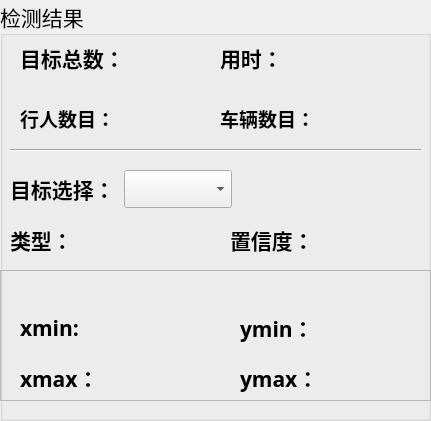
    <widget class="QGroupBox" name="groupBox_2">
     <property name="geometry">
      <rect>
       <x>0</x>
       <y>180</y>
       <width>431</width>
       <height>421</height>
      </rect>
     </property>
     <property name="font">
      <font>
       <family>华文楷体</family>
       <pointsize>16</pointsize>
      </font>
     </property>
     <property name="title">
      <string>检测结果</string>
     </property>
     <widget class="QFrame" name="frame_6">
      <property name="geometry">
       <rect>
        <x>0</x>
        <y>270</y>
        <width>431</width>
        <height>131</height>
       </rect>
      </property>
      <property name="frameShape">
       <enum>QFrame::StyledPanel</enum>
      </property>
      <property name="frameShadow">
       <enum>QFrame::Raised</enum>
      </property>
      <widget class="QLabel" name="label_4">
       <property name="geometry">
        <rect>
         <x>10</x>
         <y>0</y>
         <width>131</width>
         <height>41</height>
        </rect>
       </property>
       <property name="font">
        <font>
         <family>华文楷体</family>
         <pointsize>16</pointsize>
        </font>
       </property>
       
      </widget>
      <widget class="QWidget" name="layoutWidget">
       <property name="geometry">
        <rect>
         <x>20</x>
         <y>40</y>
         <width>161</width>
         <height>37</height>
        </rect>
       </property>
       <layout class="QHBoxLayout" name="horizontalLayout">
        <item>
         <widget class="QLabel" name="label_6">
          <property name="font">
           <font>
            <family>华文楷体</family>
            <pointsize>16</pointsize>
            <weight>50</weight>
            <bold>false</bold>
           </font>
          </property>
          <property name="text">
           <string>&lt;html&gt;&lt;head/&gt;&lt;body&gt;&lt;p&gt;&lt;span style=&quot; font-weight:600;&quot;&gt;xmin:&lt;/span&gt;&lt;/p&gt;&lt;/body&gt;&lt;/html&gt;</string>
          </property>
         </widget>
        </item>
        <item>
         <widget class="QLabel" name="label_xmin">
          <property name="palette">
           <palette>
            <active>
             <colorrole role="WindowText">
              <brush brushstyle="SolidPattern">
               <color alpha="255">
                <red>255</red>
                <green>0</green>
                <blue>0</blue>
               </color>
              </brush>
             </colorrole>
            </active>
            <inactive>
             <colorrole role="WindowText">
              <brush brushstyle="SolidPattern">
               <color alpha="255">
                <red>255</red>
                <green>0</green>
                <blue>0</blue>
               </color>
              </brush>
             </colorrole>
            </inactive>
            <disabled>
             <colorrole role="WindowText">
              <brush brushstyle="SolidPattern">
               <color alpha="255">
                <red>120</red>
                <green>120</green>
                <blue>120</blue>
               </color>
              </brush>
             </colorrole>
            </disabled>
           </palette>
          </property>
          <property name="font">
           <font>
            <family>Arial</family>
            <pointsize>16</pointsize>
            <weight>75</weight>
            <bold>true</bold>
           </font>
          </property>
          <property name="text">
           <string/>
          </property>
         </widget>
        </item>
       </layout>
      </widget>
      <widget class="QWidget" name="layoutWidget">
       <property name="geometry">
        <rect>
         <x>240</x>
         <y>40</y>
         <width>161</width>
         <height>37</height>
        </rect>
       </property>
       <layout class="QHBoxLayout" name="horizontalLayout_2">
        <item>
         <widget class="QLabel" name="label_8">
          <property name="text">
           <string>&lt;html&gt;&lt;head/&gt;&lt;body&gt;&lt;p&gt;&lt;span style=&quot; font-weight:600;&quot;&gt;ymin：&lt;/span&gt;&lt;/p&gt;&lt;/body&gt;&lt;/html&gt;</string>
          </property>
         </widget>
        </item>
        <item>
         <widget class="QLabel" name="label_ymin">
          <property name="palette">
           <palette>
            <active>
             <colorrole role="WindowText">
              <brush brushstyle="SolidPattern">
               <color alpha="255">
                <red>255</red>
                <green>0</green>
                <blue>0</blue>
               </color>
              </brush>
             </colorrole>
            </active>
            <inactive>
             <colorrole role="WindowText">
              <brush brushstyle="SolidPattern">
               <color alpha="255">
                <red>255</red>
                <green>0</green>
                <blue>0</blue>
               </color>
              </brush>
             </colorrole>
            </inactive>
            <disabled>
             <colorrole role="WindowText">
              <brush brushstyle="SolidPattern">
               <color alpha="255">
                <red>120</red>
                <green>120</green>
                <blue>120</blue>
               </color>
              </brush>
             </colorrole>
            </disabled>
           </palette>
          </property>
          <property name="font">
           <font>
            <family>Arial</family>
            <pointsize>16</pointsize>
            <weight>75</weight>
            <bold>true</bold>
           </font>
          </property>
          <property name="text">
           <string/>
          </property>
         </widget>
        </item>
       </layout>
      </widget>
      <widget class="QWidget" name="layoutWidget">
       <property name="geometry">
        <rect>
         <x>20</x>
         <y>90</y>
         <width>161</width>
         <height>37</height>
        </rect>
       </property>
       <layout class="QHBoxLayout" name="horizontalLayout_3">
        <item>
         <widget class="QLabel" name="label_7">
          <property name="text">
           <string>&lt;html&gt;&lt;head/&gt;&lt;body&gt;&lt;p&gt;&lt;span style=&quot; font-weight:600;&quot;&gt;xmax：&lt;/span&gt;&lt;/p&gt;&lt;/body&gt;&lt;/html&gt;</string>
          </property>
         </widget>
        </item>
        <item>
         <widget class="QLabel" name="label_xmax">
          <property name="palette">
           <palette>
            <active>
             <colorrole role="WindowText">
              <brush brushstyle="SolidPattern">
               <color alpha="255">
                <red>255</red>
                <green>0</green>
                <blue>0</blue>
               </color>
              </brush>
             </colorrole>
            </active>
            <inactive>
             <colorrole role="WindowText">
              <brush brushstyle="SolidPattern">
               <color alpha="255">
                <red>255</red>
                <green>0</green>
                <blue>0</blue>
               </color>
              </brush>
             </colorrole>
            </inactive>
            <disabled>
             <colorrole role="WindowText">
              <brush brushstyle="SolidPattern">
               <color alpha="255">
                <red>120</red>
                <green>120</green>
                <blue>120</blue>
               </color>
              </brush>
             </colorrole>
            </disabled>
           </palette>
          </property>
          <property name="font">
           <font>
            <family>Arial</family>
            <pointsize>16</pointsize>
            <weight>75</weight>
            <bold>true</bold>
           </font>
          </property>
          <property name="text">
           <string/>
          </property>
         </widget>
        </item>
       </layout>
      </widget>
      <widget class="QWidget" name="layoutWidget">
       <property name="geometry">
        <rect>
         <x>240</x>
         <y>90</y>
         <width>161</width>
         <height>37</height>
        </rect>
       </property>
       <layout class="QHBoxLayout" name="horizontalLayout_4">
        <item>
         <widget class="QLabel" name="label_9">
          <property name="text">
           <string>&lt;html&gt;&lt;head/&gt;&lt;body&gt;&lt;p&gt;&lt;span style=&quot; font-weight:600;&quot;&gt;ymax：&lt;/span&gt;&lt;/p&gt;&lt;/body&gt;&lt;/html&gt;</string>
          </property>
         </widget>
        </item>
        <item>
         <widget class="QLabel" name="label_ymax">
          <property name="palette">
           <palette>
            <active>
             <colorrole role="WindowText">
              <brush brushstyle="SolidPattern">
               <color alpha="255">
                <red>255</red>
                <green>0</green>
                <blue>0</blue>
               </color>
              </brush>
             </colorrole>
            </active>
            <inactive>
             <colorrole role="WindowText">
              <brush brushstyle="SolidPattern">
               <color alpha="255">
                <red>255</red>
                <green>0</green>
                <blue>0</blue>
               </color>
              </brush>
             </colorrole>
            </inactive>
            <disabled>
             <colorrole role="WindowText">
              <brush brushstyle="SolidPattern">
               <color alpha="255">
                <red>120</red>
                <green>120</green>
                <blue>120</blue>
               </color>
              </brush>
             </colorrole>
            </disabled>
           </palette>
          </property>
          <property name="font">
           <font>
            <family>Arial</family>
            <pointsize>16</pointsize>
            <weight>75</weight>
            <bold>true</bold>
           </font>
          </property>
          <property name="text">
           <string/>
          </property>
         </widget>
        </item>
       </layout>
      </widget>
     </widget>
     <widget class="QWidget" name="layoutWidget">
      <property name="geometry">
       <rect>
        <x>20</x>
        <y>40</y>
        <width>191</width>
        <height>37</height>
       </rect>
      </property>
      <layout class="QHBoxLayout" name="horizontalLayout_5">
       <item>
        <widget class="QLabel" name="label">
         <property name="text">
          <string>&lt;html&gt;&lt;head/&gt;&lt;body&gt;&lt;p&gt;&lt;span style=&quot; font-weight:600;&quot;&gt;目标总数：&lt;/span&gt;&lt;/p&gt;&lt;/body&gt;&lt;/html&gt;</string>
         </property>
        </widget>
       </item>
       <item>
        <widget class="QLabel" name="label_nums">
         <property name="palette">
          <palette>
           <active>
            <colorrole role="WindowText">
             <brush brushstyle="SolidPattern">
              <color alpha="255">
               <red>255</red>
               <green>0</green>
               <blue>0</blue>
              </color>
             </brush>
            </colorrole>
            <colorrole role="Text">
             <brush brushstyle="SolidPattern">
              <color alpha="255">
               <red>0</red>
               <green>0</green>
               <blue>0</blue>
              </color>
             </brush>
            </colorrole>
            <colorrole role="PlaceholderText">
             <brush brushstyle="SolidPattern">
              <color alpha="128">
               <red>255</red>
               <green>0</green>
               <blue>0</blue>
              </color>
             </brush>
            </colorrole>
           </active>
           <inactive>
            <colorrole role="WindowText">
             <brush brushstyle="SolidPattern">
              <color alpha="255">
               <red>255</red>
               <green>0</green>
               <blue>0</blue>
              </color>
             </brush>
            </colorrole>
            <colorrole role="Text">
             <brush brushstyle="SolidPattern">
              <color alpha="255">
               <red>0</red>
               <green>0</green>
               <blue>0</blue>
              </color>
             </brush>
            </colorrole>
            <colorrole role="PlaceholderText">
             <brush brushstyle="SolidPattern">
              <color alpha="128">
               <red>255</red>
               <green>0</green>
               <blue>0</blue>
              </color>
             </brush>
            </colorrole>
           </inactive>
           <disabled>
            <colorrole role="WindowText">
             <brush brushstyle="SolidPattern">
              <color alpha="255">
               <red>120</red>
               <green>120</green>
               <blue>120</blue>
              </color>
             </brush>
            </colorrole>
            <colorrole role="Text">
             <brush brushstyle="SolidPattern">
              <color alpha="255">
               <red>120</red>
               <green>120</green>
               <blue>120</blue>
              </color>
             </brush>
            </colorrole>
            <colorrole role="PlaceholderText">
             <brush brushstyle="SolidPattern">
              <color alpha="128">
               <red>0</red>
               <green>0</green>
               <blue>0</blue>
              </color>
             </brush>
            </colorrole>
           </disabled>
          </palette>
         </property>
         <property name="font">
          <font>
           <family>Arial</family>
           <pointsize>16</pointsize>
           <weight>75</weight>
           <bold>true</bold>
          </font>
         </property>
         <property name="text">
          <string/>
         </property>
        </widget>
       </item>
      </layout>
     </widget>
     <widget class="QWidget" name="layoutWidget">
      <property name="geometry">
       <rect>
        <x>10</x>
        <y>170</y>
        <width>222</width>
        <height>38</height>
       </rect>
      </property>
      <layout class="QHBoxLayout" name="horizontalLayout_6">
       <item>
        <widget class="QLabel" name="label_5">
         <property name="text">
          <string>&lt;html&gt;&lt;head/&gt;&lt;body&gt;&lt;p&gt;&lt;span style=&quot; font-weight:600;&quot;&gt;目标选择：&lt;/span&gt;&lt;/p&gt;&lt;/body&gt;&lt;/html&gt;</string>
         </property>
        </widget>
       </item>
       <item>
        <widget class="QComboBox" name="comboBox"/>
       </item>
      </layout>
     </widget>
     <widget class="QWidget" name="layoutWidget_2">
      <property name="geometry">
       <rect>
        <x>220</x>
        <y>40</y>
        <width>171</width>
        <height>37</height>
       </rect>
      </property>
      <layout class="QHBoxLayout" name="horizontalLayout_7">
       <item>
        <widget class="QLabel" name="label_10">
         <property name="text">
          <string>&lt;html&gt;&lt;head/&gt;&lt;body&gt;&lt;p&gt;&lt;span style=&quot; font-weight:600;&quot;&gt;用时：&lt;/span&gt;&lt;/p&gt;&lt;/body&gt;&lt;/html&gt;</string>
         </property>
        </widget>
       </item>
       <item>
        <widget class="QLabel" name="time_lb">
         <property name="palette">
          <palette>
           <active>
            <colorrole role="WindowText">
             <brush brushstyle="SolidPattern">
              <color alpha="255">
               <red>255</red>
               <green>0</green>
               <blue>0</blue>
              </color>
             </brush>
            </colorrole>
            <colorrole role="Text">
             <brush brushstyle="SolidPattern">
              <color alpha="255">
               <red>0</red>
               <green>0</green>
               <blue>0</blue>
              </color>
             </brush>
            </colorrole>
            <colorrole role="PlaceholderText">
             <brush brushstyle="SolidPattern">
              <color alpha="128">
               <red>255</red>
               <green>0</green>
               <blue>0</blue>
              </color>
             </brush>
            </colorrole>
           </active>
           <inactive>
            <colorrole role="WindowText">
             <brush brushstyle="SolidPattern">
              <color alpha="255">
               <red>255</red>
               <green>0</green>
               <blue>0</blue>
              </color>
             </brush>
            </colorrole>
            <colorrole role="Text">
             <brush brushstyle="SolidPattern">
              <color alpha="255">
               <red>0</red>
               <green>0</green>
               <blue>0</blue>
              </color>
             </brush>
            </colorrole>
            <colorrole role="PlaceholderText">
             <brush brushstyle="SolidPattern">
              <color alpha="128">
               <red>255</red>
               <green>0</green>
               <blue>0</blue>
              </color>
             </brush>
            </colorrole>
           </inactive>
           <disabled>
            <colorrole role="WindowText">
             <brush brushstyle="SolidPattern">
              <color alpha="255">
               <red>120</red>
               <green>120</green>
               <blue>120</blue>
              </color>
             </brush>
            </colorrole>
            <colorrole role="Text">
             <brush brushstyle="SolidPattern">
              <color alpha="255">
               <red>120</red>
               <green>120</green>
               <blue>120</blue>
              </color>
             </brush>
            </colorrole>
            <colorrole role="PlaceholderText">
             <brush brushstyle="SolidPattern">
              <color alpha="128">
               <red>0</red>
               <green>0</green>
               <blue>0</blue>
              </color>
             </brush>
            </colorrole>
           </disabled>
          </palette>
         </property>
         <property name="font">
          <font>
           <family>Arial</family>
           <pointsize>16</pointsize>
           <weight>75</weight>
           <bold>true</bold>
          </font>
         </property>
         <property name="text">
          <string/>
         </property>
        </widget>
       </item>
      </layout>
     </widget>
     <widget class="QWidget" name="layoutWidget">
      <property name="geometry">
       <rect>
        <x>230</x>
        <y>220</y>
        <width>181</width>
        <height>41</height>
       </rect>
      </property>
      <layout class="QHBoxLayout" name="horizontalLayout_8">
       <item>
        <widget class="QLabel" name="label_11">
         <property name="text">
          <string>&lt;html&gt;&lt;head/&gt;&lt;body&gt;&lt;p&gt;&lt;span style=&quot; font-weight:600;&quot;&gt;置信度：&lt;/span&gt;&lt;/p&gt;&lt;/body&gt;&lt;/html&gt;</string>
         </property>
        </widget>
       </item>
       <item>
        <widget class="QLabel" name="label_conf">
         <property name="palette">
          <palette>
           <active>
            <colorrole role="WindowText">
             <brush brushstyle="SolidPattern">
              <color alpha="255">
               <red>255</red>
               <green>0</green>
               <blue>0</blue>
              </color>
             </brush>
            </colorrole>
           </active>
           <inactive>
            <colorrole role="WindowText">
             <brush brushstyle="SolidPattern">
              <color alpha="255">
               <red>255</red>
               <green>0</green>
               <blue>0</blue>
              </color>
             </brush>
            </colorrole>
           </inactive>
           <disabled>
            <colorrole role="WindowText">
             <brush brushstyle="SolidPattern">
              <color alpha="255">
               <red>120</red>
               <green>120</green>
               <blue>120</blue>
              </color>
             </brush>
            </colorrole>
           </disabled>
          </palette>
         </property>
         <property name="font">
          <font>
           <family>Arial</family>
           <pointsize>16</pointsize>
           <weight>75</weight>
           <bold>true</bold>
          </font>
         </property>
         <property name="text">
          <string/>
         </property>
        </widget>
       </item>
      </layout>
     </widget>
     <widget class="QWidget" name="layoutWidget_3">
      <property name="geometry">
       <rect>
        <x>10</x>
        <y>220</y>
        <width>191</width>
        <height>41</height>
       </rect>
      </property>
      <layout class="QHBoxLayout" name="horizontalLayout_9">
       <item>
        <widget class="QLabel" name="label_13">
         <property name="maximumSize">
          <size>
           <width>60</width>
           <height>16777215</height>
          </size>
         </property>
         <property name="text">
          <string>&lt;html&gt;&lt;head/&gt;&lt;body&gt;&lt;p&gt;&lt;span style=&quot; font-weight:600;&quot;&gt;类型：&lt;/span&gt;&lt;/p&gt;&lt;/body&gt;&lt;/html&gt;</string>
         </property>
        </widget>
       </item>
       <item>
        <widget class="QLabel" name="type_lb">
         <property name="palette">
          <palette>
           <active>
            <colorrole role="WindowText">
             <brush brushstyle="SolidPattern">
              <color alpha="255">
               <red>255</red>
               <green>0</green>
               <blue>0</blue>
              </color>
             </brush>
            </colorrole>
           </active>
           <inactive>
            <colorrole role="WindowText">
             <brush brushstyle="SolidPattern">
              <color alpha="255">
               <red>255</red>
               <green>0</green>
               <blue>0</blue>
              </color>
             </brush>
            </colorrole>
           </inactive>
           <disabled>
            <colorrole role="WindowText">
             <brush brushstyle="SolidPattern">
              <color alpha="255">
               <red>120</red>
               <green>120</green>
               <blue>120</blue>
              </color>
             </brush>
            </colorrole>
           </disabled>
          </palette>
         </property>
         <property name="font">
          <font>
           <family>Arial</family>
           <pointsize>16</pointsize>
           <weight>75</weight>
           <bold>true</bold>
          </font>
         </property>
         <property name="text">
          <string/>
         </property>
        </widget>
       </item>
      </layout>
     </widget>
     <widget class="QWidget" name="layoutWidget_4">
      <property name="geometry">
       <rect>
        <x>20</x>
        <y>100</y>
        <width>161</width>
        <height>37</height>
       </rect>
      </property>
      <layout class="QHBoxLayout" name="horizontalLayout_10">
       <item>
        <widget class="QLabel" name="label_14">
         <property name="font">
          <font>
           <family>Arial</family>
           <pointsize>14</pointsize>
          </font>
         </property>
         <property name="text">
          <string>&lt;html&gt;&lt;head/&gt;&lt;body&gt;&lt;p&gt;&lt;span style=&quot; font-weight:600;&quot;&gt;行人数目：&lt;/span&gt;&lt;/p&gt;&lt;/body&gt;&lt;/html&gt;</string>
         </property>
        </widget>
       </item>
       <item>
        <widget class="QLabel" name="label_num0">
         <property name="palette">
          <palette>
           <active>
            <colorrole role="WindowText">
             <brush brushstyle="SolidPattern">
              <color alpha="255">
               <red>170</red>
               <green>0</green>
               <blue>255</blue>
              </color>
             </brush>
            </colorrole>
            <colorrole role="Text">
             <brush brushstyle="SolidPattern">
              <color alpha="255">
               <red>0</red>
               <green>0</green>
               <blue>0</blue>
              </color>
             </brush>
            </colorrole>
            <colorrole role="PlaceholderText">
             <brush brushstyle="SolidPattern">
              <color alpha="128">
               <red>255</red>
               <green>0</green>
               <blue>0</blue>
              </color>
             </brush>
            </colorrole>
           </active>
           <inactive>
            <colorrole role="WindowText">
             <brush brushstyle="SolidPattern">
              <color alpha="255">
               <red>170</red>
               <green>0</green>
               <blue>255</blue>
              </color>
             </brush>
            </colorrole>
            <colorrole role="Text">
             <brush brushstyle="SolidPattern">
              <color alpha="255">
               <red>0</red>
               <green>0</green>
               <blue>0</blue>
              </color>
             </brush>
            </colorrole>
            <colorrole role="PlaceholderText">
             <brush brushstyle="SolidPattern">
              <color alpha="128">
               <red>255</red>
               <green>0</green>
               <blue>0</blue>
              </color>
             </brush>
            </colorrole>
           </inactive>
           <disabled>
            <colorrole role="WindowText">
             <brush brushstyle="SolidPattern">
              <color alpha="255">
               <red>120</red>
               <green>120</green>
               <blue>120</blue>
              </color>
             </brush>
            </colorrole>
            <colorrole role="Text">
             <brush brushstyle="SolidPattern">
              <color alpha="255">
               <red>120</red>
               <green>120</green>
               <blue>120</blue>
              </color>
             </brush>
            </colorrole>
            <colorrole role="PlaceholderText">
             <brush brushstyle="SolidPattern">
              <color alpha="128">
               <red>0</red>
               <green>0</green>
               <blue>0</blue>
              </color>
             </brush>
            </colorrole>
           </disabled>
          </palette>
         </property>
         <property name="font">
          <font>
           <family>Arial</family>
           <pointsize>16</pointsize>
           <weight>75</weight>
           <bold>true</bold>
          </font>
         </property>
         <property name="text">
          <string/>
         </property>
        </widget>
       </item>
      </layout>
     </widget>
     <widget class="QWidget" name="layoutWidget_7">
      <property name="geometry">
       <rect>
        <x>220</x>
        <y>100</y>
        <width>181</width>
        <height>37</height>
       </rect>
      </property>
      <layout class="QHBoxLayout" name="horizontalLayout_13">
       <item>
        <widget class="QLabel" name="label_17">
         <property name="font">
          <font>
           <family>Arial</family>
           <pointsize>14</pointsize>
          </font>
         </property>
         <property name="text">
          <string>&lt;html&gt;&lt;head/&gt;&lt;body&gt;&lt;p&gt;&lt;span style=&quot; font-weight:600;&quot;&gt;车辆数目：&lt;/span&gt;&lt;/p&gt;&lt;/body&gt;&lt;/html&gt;</string>
         </property>
        </widget>
       </item>
       <item>
        <widget class="QLabel" name="label_num1">
         <property name="palette">
          <palette>
           <active>
            <colorrole role="WindowText">
             <brush brushstyle="SolidPattern">
              <color alpha="255">
               <red>170</red>
               <green>0</green>
               <blue>255</blue>
              </color>
             </brush>
            </colorrole>
            <colorrole role="Text">
             <brush brushstyle="SolidPattern">
              <color alpha="255">
               <red>0</red>
               <green>0</green>
               <blue>0</blue>
              </color>
             </brush>
            </colorrole>
            <colorrole role="PlaceholderText">
             <brush brushstyle="SolidPattern">
              <color alpha="128">
               <red>255</red>
               <green>0</green>
               <blue>0</blue>
              </color>
             </brush>
            </colorrole>
           </active>
           <inactive>
            <colorrole role="WindowText">
             <brush brushstyle="SolidPattern">
              <color alpha="255">
               <red>170</red>
               <green>0</green>
               <blue>255</blue>
              </color>
             </brush>
            </colorrole>
            <colorrole role="Text">
             <brush brushstyle="SolidPattern">
              <color alpha="255">
               <red>0</red>
               <green>0</green>
               <blue>0</blue>
              </color>
             </brush>
            </colorrole>
            <colorrole role="PlaceholderText">
             <brush brushstyle="SolidPattern">
              <color alpha="128">
               <red>255</red>
               <green>0</green>
               <blue>0</blue>
              </color>
             </brush>
            </colorrole>
           </inactive>
           <disabled>
            <colorrole role="WindowText">
             <brush brushstyle="SolidPattern">
              <color alpha="255">
               <red>120</red>
               <green>120</green>
               <blue>120</blue>
              </color>
             </brush>
            </colorrole>
            <colorrole role="Text">
             <brush brushstyle="SolidPattern">
              <color alpha="255">
               <red>120</red>
               <green>120</green>
               <blue>120</blue>
              </color>
             </brush>
            </colorrole>
            <colorrole role="PlaceholderText">
             <brush brushstyle="SolidPattern">
              <color alpha="128">
               <red>0</red>
               <green>0</green>
               <blue>0</blue>
              </color>
             </brush>
            </colorrole>
           </disabled>
          </palette>
         </property>
         <property name="font">
          <font>
           <family>Arial</family>
           <pointsize>16</pointsize>
           <weight>75</weight>
           <bold>true</bold>
          </font>
         </property>
         <property name="text">
          <string/>
         </property>
        </widget>
       </item>
      </layout>
     </widget>
     <widget class="Line" name="line">
      <property name="geometry">
       <rect>
        <x>10</x>
        <y>140</y>
        <width>411</width>
        <height>20</height>
       </rect>
      </property>
      <property name="orientation">
       <enum>Qt::Horizontal</enum>
      </property>
     </widget>
    </widget>
